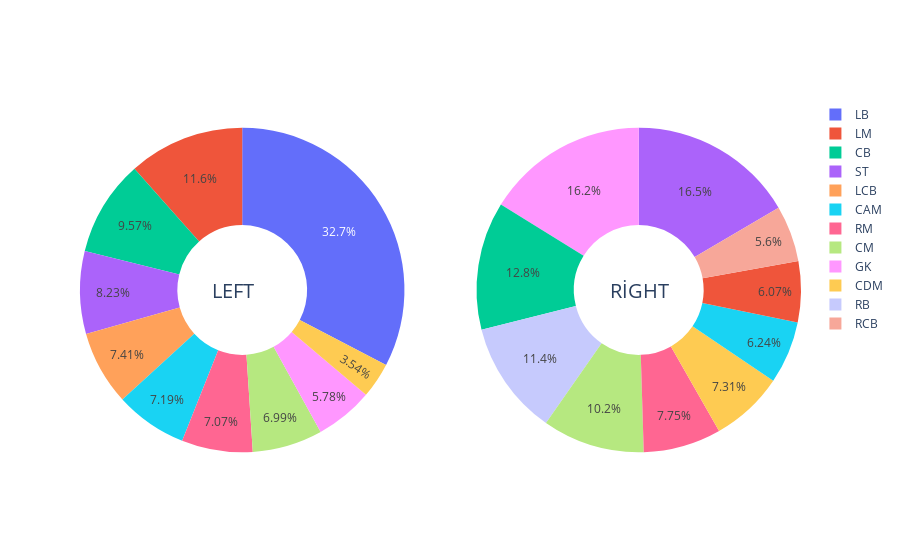

Write notebook code for a chart like this one.
### Markdown cell above
# Plotly - Donut Chart ( Interactive )
### Effect of preferred foot on position
* GK (Goalkeeper)
* RB (Right Back)
* RWB (Right Wing Back)
* LB (Lef Back)
* LWB (Lef Wing Back)
* CB (Center Back)
* RCB (Right Center Back)
* LCB (Left Center Back)
* CM (Center Midfielder)
* RCM (Right Center Midfielder)
* LCM (Left Center Midfielder)
* CDM (Center Defensive Midfielder)
* RCDM (Right Center Defensive Midfielder)
* LCDM (Left Center Defensive Midfielder
* CAM (Center Attacking Midfielder)
* RM (Right Midfielder)
* RWM (Right Wing Midfielder)
* LM (Left Midfielder)
* LWM (Left Wing Midfielder)
* ST (Striker)
* CF (Center Forward)
* RF (Right Forward)
* LF (Left Forward)
* SF (Secret Forward)

### Code cell
LeftLabels = df[df["Preferred Foot"]=="Left"].Position.value_counts().head(10).index
LeftValues = df[df["Preferred Foot"]=="Left"].Position.value_counts().head(10).values
RightLabels = df[df["Preferred Foot"]=="Right"].Position.value_counts().head(10).index
RightValues = df[df["Preferred Foot"]=="Right"].Position.value_counts().head(10).values

from plotly.subplots import make_subplots

# Create subplots: use 'domain' type for Pie subplot
fig = make_subplots(rows=1, cols=2, specs=[[{'type':'domain'}, {'type':'domain'}]])
fig.add_trace(go.Pie(labels=LeftLabels, values=LeftValues, name="Left Foot Preferred"),
              1, 1)
fig.add_trace(go.Pie(labels=RightLabels, values=RightValues, name="Right Foot Preferred"),
              1, 2)

# Use `hole` to create a donut-like pie chart
fig.update_traces(hole=.4, hoverinfo="label+percent+name")

fig.update_layout(
    # Add annotations in the center of the donut pies.
    annotations=[dict(text='LEFT', x=0.18, y=0.5, font_size=20, showarrow=False),
                 dict(text='RİGHT', x=0.82, y=0.5, font_size=20, showarrow=False)])
fig.show()

### Figure 1 — Plotly figure (JSON) as saved in the notebook; plotly's stock layout.template omitted (floating-point values rounded to 4 significant figures)
{"data": [{"domain": {"x": [0, 0.45], "y": [0, 1]}, "hole": 0.4, "hoverinfo": "label+percent+name", "labels": ["LB", "LM", "CB", "ST", "LCB", "CAM", "RM", "CM", "GK", "CDM"], "name": "Left Foot Preferred", "type": "pie", "values": [1163, 412, 341, 293, 264, 256, 252, 249, 206, 126]}, {"domain": {"x": [0.55, 1], "y": [0, 1]}, "hole": 0.4, "hoverinfo": "label+percent+name", "labels": ["ST", "GK", "CB", "RB", "CM", "RM", "CDM", "CAM", "LM", "RCB"], "name": "Right Foot Preferred", "type": "pie", "values": [1859, 1819, 1437, 1277, 1145, 872, 822, 702, 683, 630]}], "layout": {"annotations": [{"font": {"size": 20}, "showarrow": false, "text": "LEFT", "x": 0.18, "y": 0.5}, {"font": {"size": 20}, "showarrow": false, "text": "RİGHT", "x": 0.82, "y": 0.5}]}}
